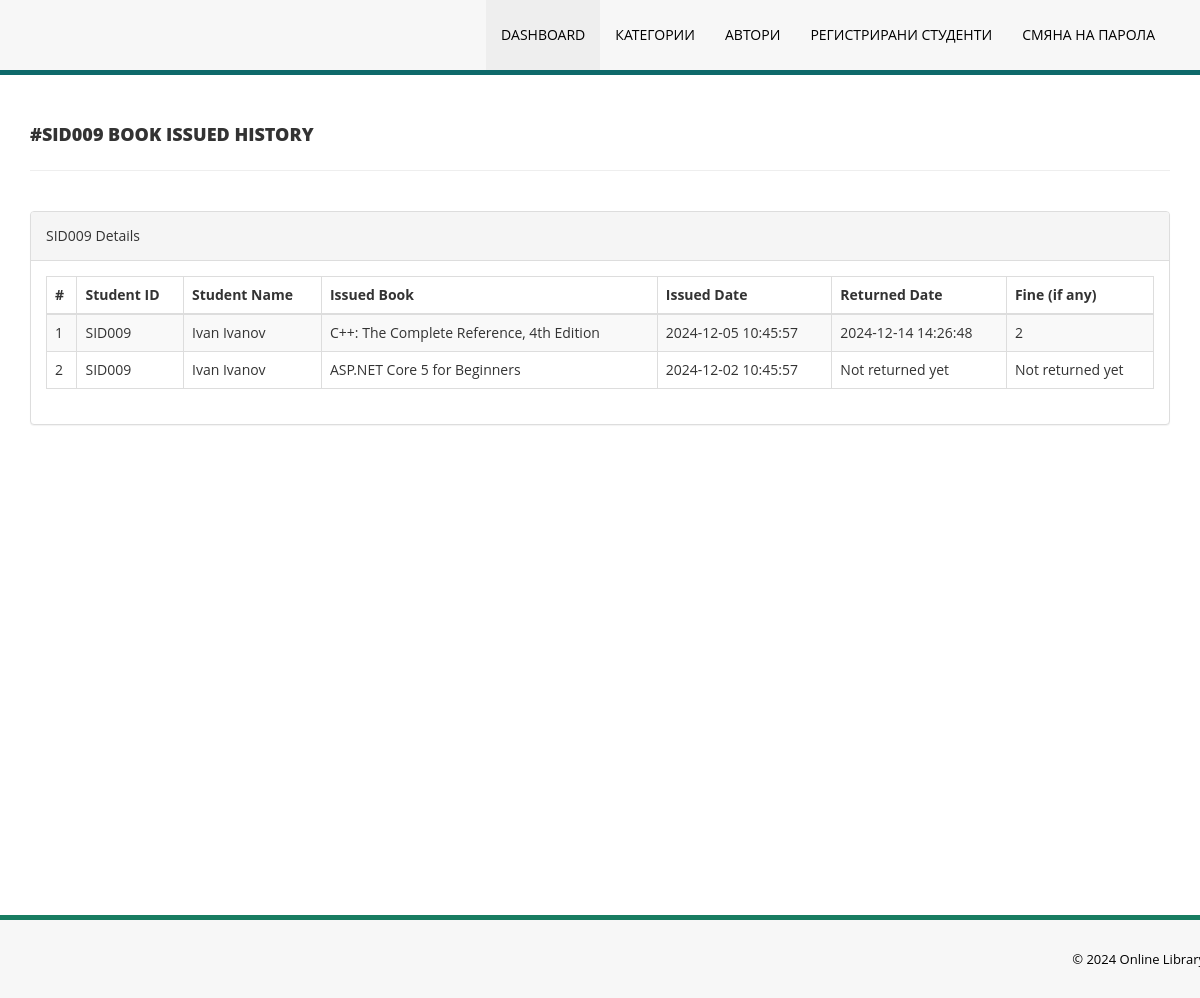
The page /admin/student-history.php?stdid=SID009 (signed in) on the database its author committed.
### tables this page shows
CREATE TABLE `tblissuedbookdetails` (
  `id` int(11) NOT NULL,
  `BookId` int(11) DEFAULT NULL,
  `StudentID` varchar(150) DEFAULT NULL,
  `IssuesDate` timestamp NULL DEFAULT current_timestamp(),
  `ReturnDate` timestamp NULL DEFAULT NULL ON UPDATE current_timestamp(),
  `RetrunStatus` int(1) DEFAULT NULL,
  `fine` int(11) DEFAULT NULL
);

CREATE TABLE `tblstudents` (
  `id` int(11) NOT NULL,
  `StudentId` varchar(100) DEFAULT NULL,
  `FullName` varchar(120) DEFAULT NULL,
  `EmailId` varchar(120) DEFAULT NULL,
  `MobileNumber` char(11) DEFAULT NULL,
  `Password` varchar(120) DEFAULT NULL,
  `Status` int(1) DEFAULT NULL,
  `RegDate` timestamp NULL DEFAULT current_timestamp(),
  `UpdationDate` timestamp NULL DEFAULT NULL ON UPDATE current_timestamp()
);

CREATE TABLE `tblbooks` (
  `id` int(11) NOT NULL,
  `BookName` varchar(255) DEFAULT NULL,
  `CatId` int(11) DEFAULT NULL,
  `AuthorId` int(11) DEFAULT NULL,
  `ISBNNumber` varchar(25) DEFAULT NULL,
  `BookPrice` decimal(10,2) DEFAULT NULL,
  `bookImage` varchar(250) NOT NULL,
  `isIssued` int(1) DEFAULT NULL,
  `RegDate` timestamp NULL DEFAULT current_timestamp(),
  `UpdationDate` timestamp NULL DEFAULT NULL ON UPDATE current_timestamp()
);

### admin/student-history.php (the view, shortened to what this page needs)
<?php
include('includes/config.php');
if(strlen($_SESSION['alogin'])==0)
    {
header('location:index.php');
}
else{
    ?>
<!DOCTYPE html>
<html xmlns="http://www.w3.org/1999/xhtml">
<head>
    <link href="assets/css/bootstrap.css" rel="stylesheet" />
    <link href="assets/js/dataTables/dataTables.bootstrap.css" rel="stylesheet" />
    <link href="assets/css/style.css" rel="stylesheet" />
</head>
<body>
<?php include('includes/header.php');?>
    <div class="content-wrapper">
         <div class="container">
        <div class="row pad-botm">
            <div class="col-md-12">
                <?php $sid=$_GET['stdid']; ?>
                <h4 class="header-line">#<?php echo $sid;?> Book Issued History</h4>
    </div>
        </div>
            <div class="row">
                <div class="col-md-12">
                    <div class="panel panel-default">
                        <div class="panel-heading">
<?php echo $sid;?> Details
                        </div>
                        <div class="panel-body">
                            <div class="table-responsive">
                                <table class="table table-striped table-bordered table-hover" id="dataTables-example">
                                    <thead>
                                        <tr>
                                            <th>#</th>
                                            <th>Student ID</th>
                                            <th>Student Name</th>
                                            <th>Issued Book  </th>
                                            <th>Issued Date</th>
                                            <th>Returned Date</th>
                                            <th>Fine (if any)</th>
                                        </tr>
                                    </thead>
                                    <tbody>
<?php
$sql = "SELECT tblstudents.StudentId ,tblstudents.FullName,tblstudents.EmailId,tblstudents.MobileNumber,tblbooks.BookName,tblbooks.ISBNNumber,tblissuedbookdetails.IssuesDate,tblissuedbookdetails.ReturnDate,tblissuedbookdetails.id as rid,tblissuedbookdetails.fine,tblissuedbookdetails.RetrunStatus,tblbooks.id as bid,tblbooks.bookImage from  tblissuedbookdetails join tblstudents on tblstudents.StudentId=tblissuedbookdetails.StudentId join tblbooks on tblbooks.id=tblissuedbookdetails.BookId where tblstudents.StudentId='$sid' ";
$query = $dbh -> prepare($sql);
$query->execute();
$results=$query->fetchAll(PDO::FETCH_OBJ);
$cnt=1;
if($query->rowCount() > 0)
{
foreach($results as $result)
{               ?>
                                        <tr class="odd gradeX">
                                            <td class="center"><?php echo htmlentities($cnt);?></td>
                                            <td class="center"><?php echo htmlentities($result->StudentId);?></td>
                                            <td class="center"><?php echo htmlentities($result->FullName);?></td>
                                            <td class="center"><?php echo htmlentities($result->BookName);?></td>
                                            <td class="center"><?php echo htmlentities($result->IssuesDate);?></td>
                                            <td class="center"><?php if($result->ReturnDate==''): echo "Not returned yet";
                                            else: echo htmlentities($result->ReturnDate); endif;?></td>
                                             <td class="center"><?php if($result->ReturnDate==''): echo "Not returned yet";
                                              else: echo $result->fine; endif;
                                             ?></td>
                                        </tr>
 <?php $cnt=$cnt+1;}} ?>
                                    </tbody>
                                </table>
                            </div>
                        </div>
                    </div>
                </div>
            </div>
    </div>
    </div>
  <?php include('includes/footer.php');?>
</body>
</html>
<?php } ?>

### admin/assets/css/style.css (style rules this page uses)
body { font-family: 'Open Sans', sans-serif; line-height:28px; }
.content-wrapper { margin-top: 40px; min-height:800px; padding-bottom:90px; }
.header-line { font-weight:900; padding-bottom:25px; border-bottom:1px solid #eeeeee; text-transform:uppercase; }
.pad-botm { padding-bottom:30px; }

### rows shown on the page
tblissuedbookdetails: tblstudents.StudentId "SID009", tblstudents.FullName "Ivan Ivanov", BookId.BookName "C++: The Complete Reference, 4th Edition", IssuesDate "2024-12-05 10:45:57", ReturnDate "2024-12-14 14:26:48", fine "2"
tblissuedbookdetails: tblstudents.StudentId "SID009", tblstudents.FullName "Ivan Ivanov", BookId.BookName "ASP.NET Core 5 for Beginners", IssuesDate "2024-12-02 10:45:57", shows "Not returned yet"

### other values the page prints
$sid "SID009"
